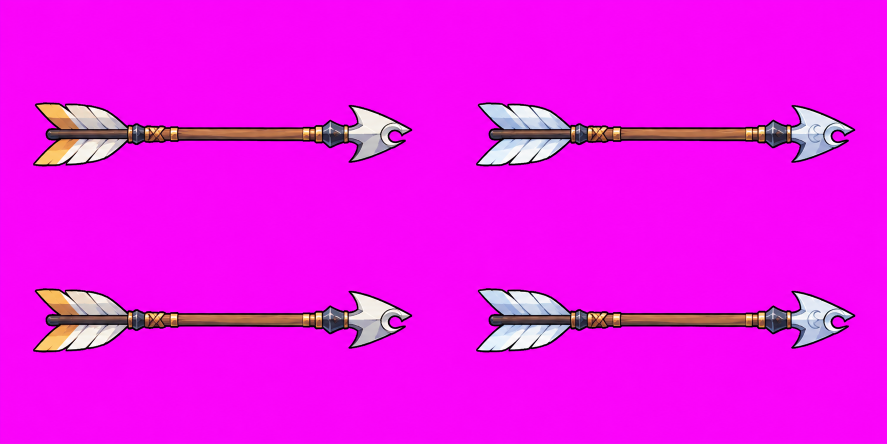
#> input picture tools/art_sources/artemis/raw/artemis_arrow_raw.png, 1774 x 887 px, given in place of luz_heal_raw.png, which was not available (shown at 1/2 size)
$ python process_luz_heal_rest.py
#> lines starting #> are read from the running program, lines starting #| are printed output that depends on the picture; after the words box and inside, x2 and y2 are one past the last pixel; in counts of white or black regions, pixels touching at a corner belong together; pictures that were not available may be replaced by others from this repository, and a replacement may not be noted
#!/usr/bin/env python3
"""Process the P11 Luz focus and Stillness Desk raws into aligned sprite sheets.

Inputs are 3x3 512px cells in tools/art_sources/luz/raw. Output frames use the
catalog's 512x512 frame geometry (feet row 413), retaining the desk's
150-texel seat lift and frame beats while measuring the focus ruler to 215 texels.
"""

from __future__ import annotations

import json
import sys
from pathlib import Path

import numpy as np
from PIL import Image

ROOT = Path(__file__).resolve().parent.parent
sys.path.insert(0, str(ROOT / "tools"))
import luz_ruler_length as ruler  # noqa: E402
import process_luz_combat_hits as pch  # noqa: E402

RAW = ROOT / "tools/art_sources/luz/raw"
ASSETS = ROOT / "assets/player/luz"
MANIFEST = ASSETS / "animation_manifest.json"
CELL_W, CELL_H, FEET_ROW = 512, 512, 413
ANCHOR_X = 256
SEAT_LIFT = 150


def key_magenta(image: Image.Image) -> Image.Image:
    rgba = image.convert("RGBA")
    pixels = np.asarray(rgba).copy()
    r, g, b = (pixels[..., i].astype(np.int16) for i in range(3))
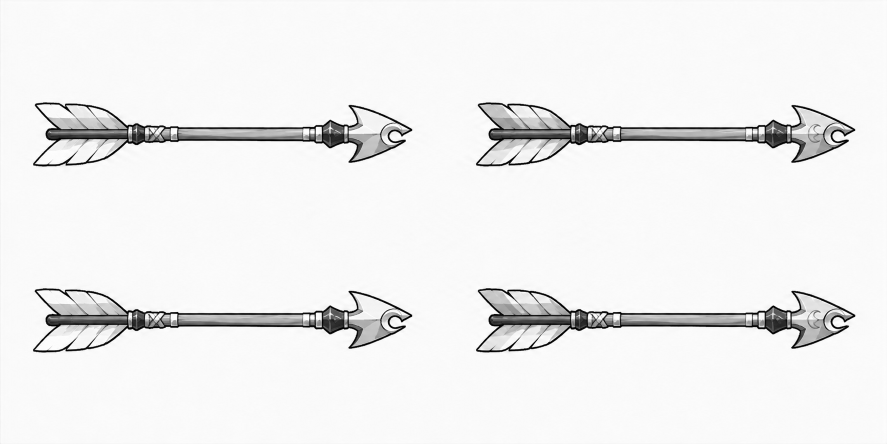
#> r: shape (887, 1774) int16 (shown at 1/2 size); min 0, max 255, mean 239.1
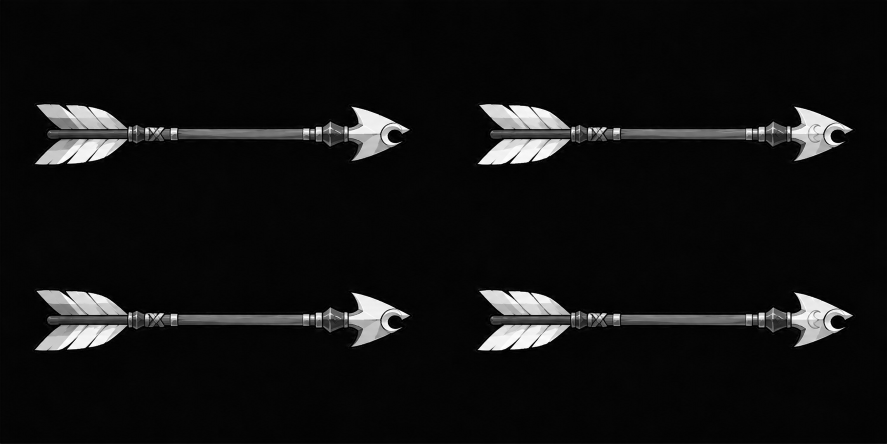
#> g: shape (887, 1774) int16 (shown at 1/2 size); min 0, max 255, mean 17.1
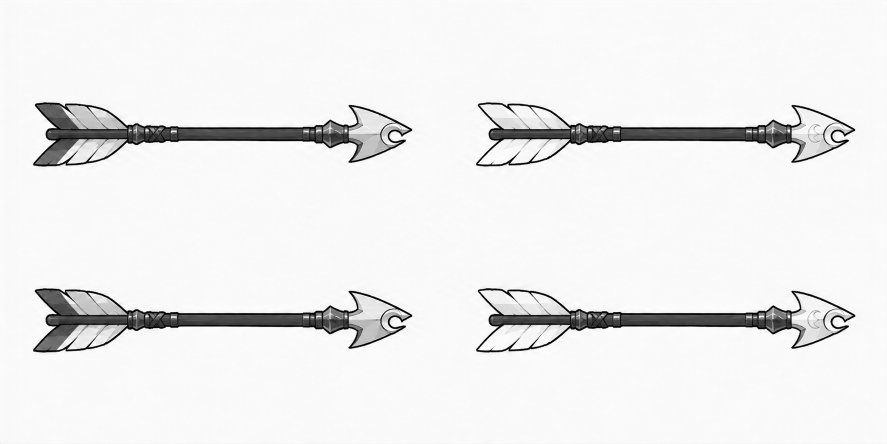
#> b: shape (887, 1774) int16 (shown at 1/2 size); min 0, max 255, mean 236.6
    magenta = (np.minimum(r, b) - g) > 100
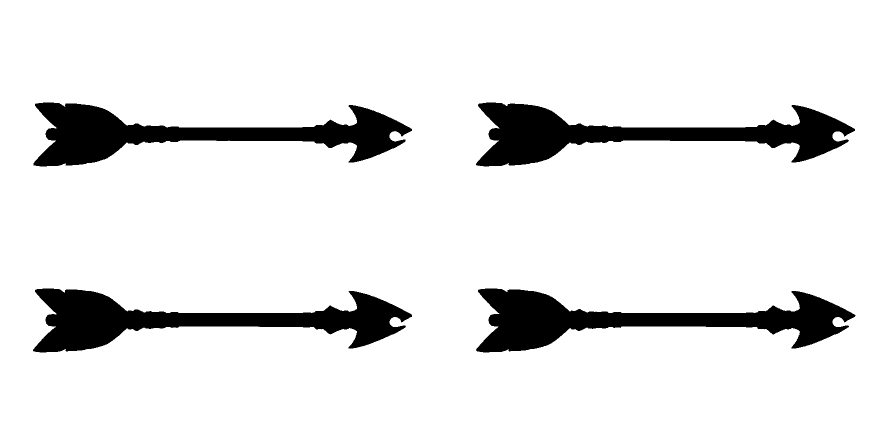
#> magenta: shape (887, 1774) bool (shown at 1/2 size); 89.9% white; 4 black regions, box (x1, y1, x2, y2) and area: (66, 577, 824, 705) 39739, (952, 577, 1711, 705) 39722, (67, 205, 824, 333) 39532, (952, 205, 1710, 333) 39480
    pixels[magenta, 3] = 0
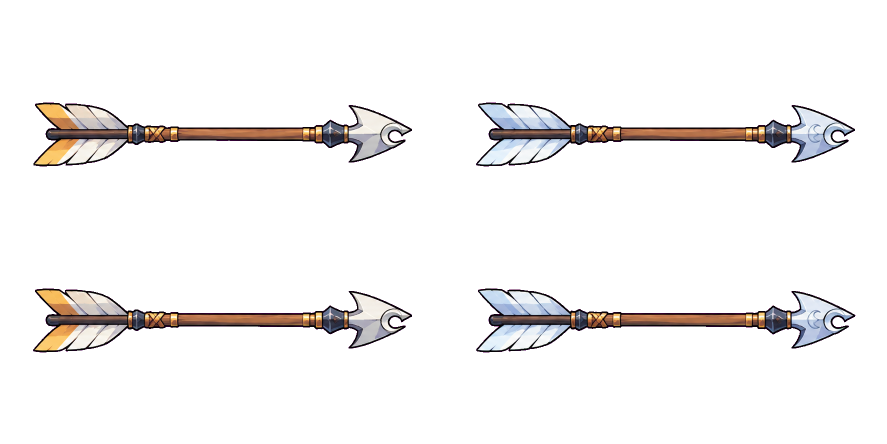
#> pixels: shape (887, 1774, 4) (shown at 1/2 size); mean R, G, B, A 239.1, 17.1, 236.6, 25.7; transparent parts drawn white
    return Image.fromarray(pixels)


def frames(path: str, count: int) -> list[Image.Image]:
    image = key_magenta(Image.open(RAW / path))
    if image.size != (1536, 1536):
#> (the run stopped early here; a loop or call above may not have finished)
